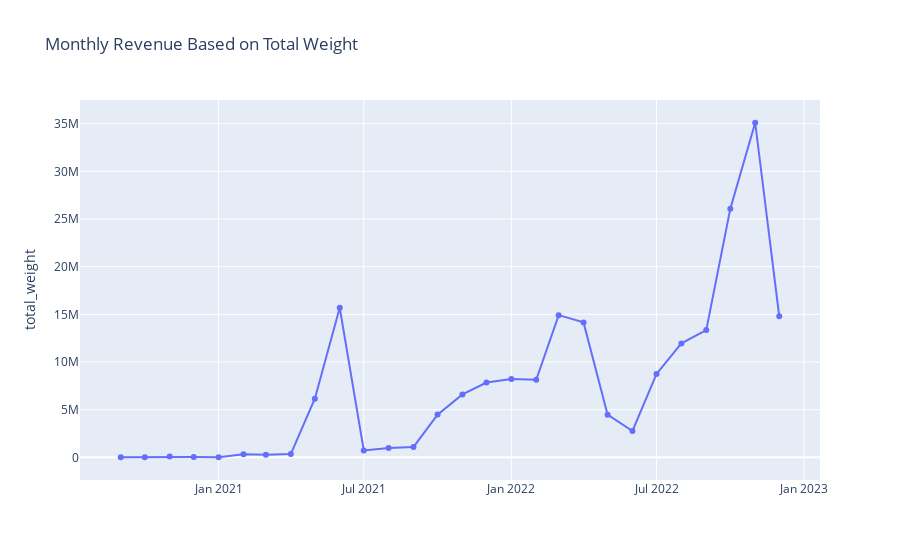

The code cell stored with this chart in its notebook:
### Code cell
monthly_revenue(df_revenue,'total_weight', 'Monthly Revenue Based on Total Weight')

### Figure 1 — Plotly figure (JSON) as saved in the notebook; plotly's stock layout.template omitted (floating-point values rounded to 4 significant figures)
{"data": [{"mode": "lines+markers", "name": "total_weight", "type": "scatter", "x": ["2020-09", "2020-10", "2020-11", "2020-12", "2021-01", "2021-02", "2021-03", "2021-04", "2021-05", "2021-06", "2021-07", "2021-08", "2021-09", "2021-10", "2021-11", "2021-12", "2022-01", "2022-02", "2022-03", "2022-04", "2022-05", "2022-06", "2022-07", "2022-08", "2022-09", "2022-10", "2022-11", "2022-12"], "y": [11600.0, 23550.0, 81530.0, 30490.0, 16050.0, 321600.0, 270500.0, 349700.0, 6154000.0, 15700000.0, 726300.0, 984800.0, 1094000.0, 4484000.0, 6599000.0, 7851000.0, 8228000.0, 8137000.0, 14920000.0, 14160000.0, 4478000.0, 2768000.0, 8753000.0, 11960000.0, 13350000.0, 26090000.0, 35100000.0, 14790000.0]}], "layout": {"title": {"text": "Monthly Revenue Based on Total Weight"}, "yaxis": {"title": {"text": "total_weight"}}}}
